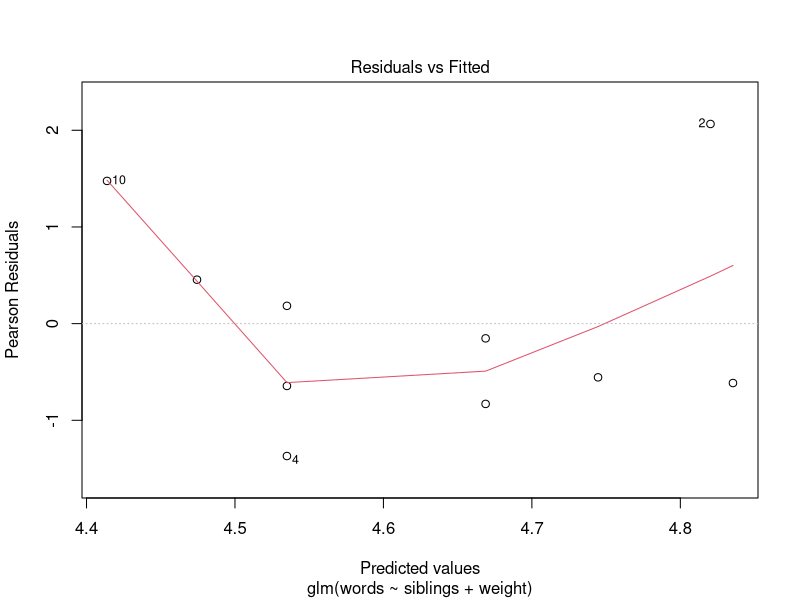
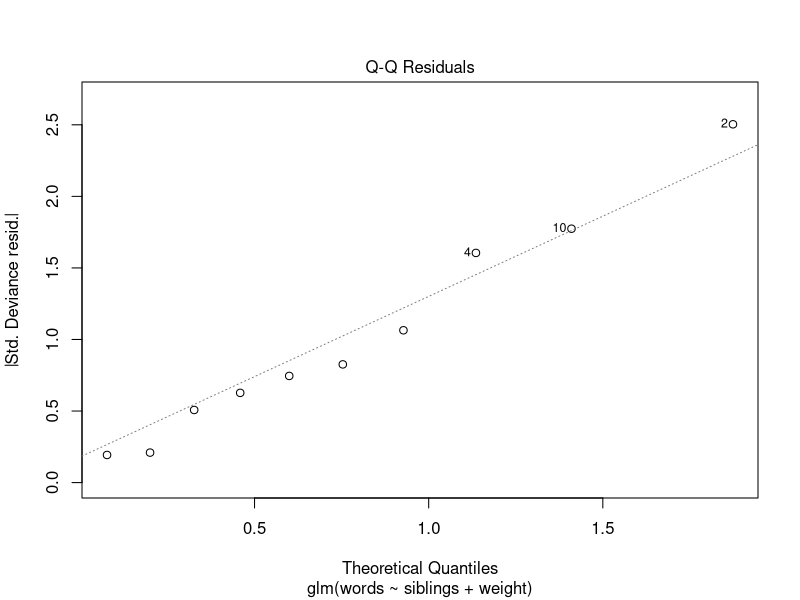
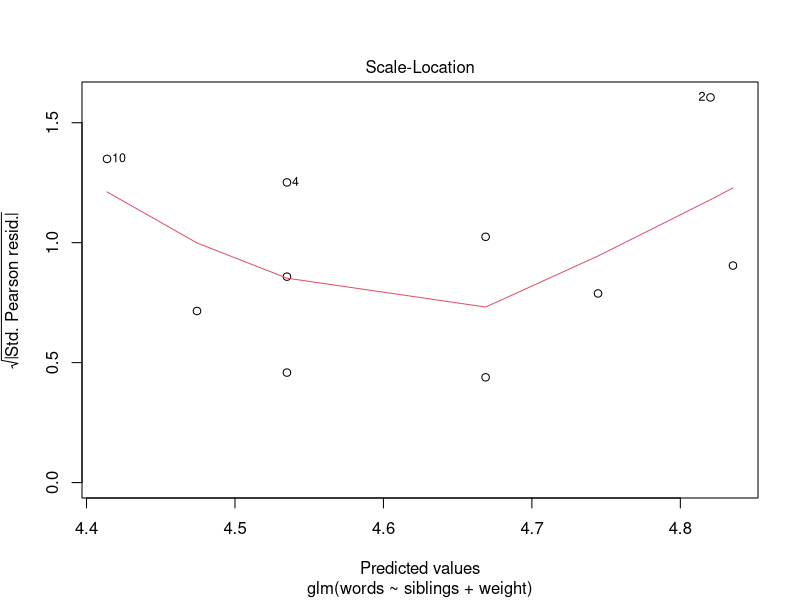
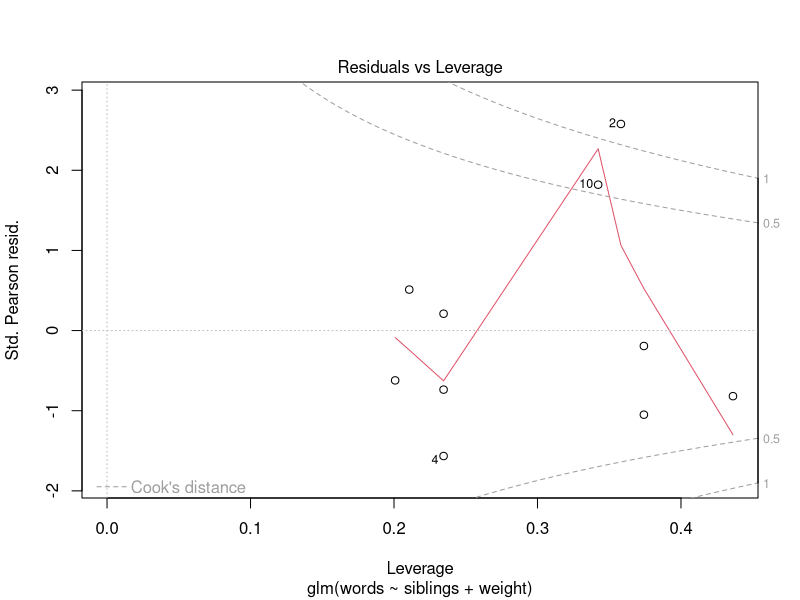

R code for these plots, in order: (Note: this script raises an error after producing the figures.)
#############################################################
#
#           STAT6090:GENERALISED LINEAR MODELS
#                   COMPUTER WORKSHOP 3
#                          2021/22
#
#############################################################

########################################################
########################################################
#
# 2. POISSON REGRESSION MODEL 
#         
########################################################
########################################################

########################################################
# 2.1 Words spoken by an 18 month old
########################################################


#####entering the data
words <- c(92,147,105,80,95,87,119,98,109,96)
weight <- c(30,75,25,50,50,50,80,25,50,10)
siblings <- c(0,1,1,0,0,0,1,1,1,0)

# Model with only an intercept
mod.null <- glm(words~1, family="poisson")
summary(mod.null)

# What is the expected value of the number of words under the null model?
exp(mod.null$coefficients)
# alternatively use the fitted values under the model produced by \textit{R}
mod.null$fitted.values

# Model that includes the siblings variable
mod.siblings <- glm(words~siblings, family="poisson")
summary(mod.siblings)

# Is the variable siblings significant in predicting the number of words?
# check the Z test for the variable
# What is expected increase in the number of words due to having siblings? Use the following command to answer the question
exp(mod.siblings$coefficients[2])

# Model including both the sibling and weight variables
mod.sw <- glm(words~siblings+weight, family="poisson")
summary(mod.sw)
anova(mod.siblings, mod.sw, test="LRT")

#profile likelihood
confint(mod.sw)

plot(mod.sw)

########################################################
# 2.2 Heart valve example
########################################################

#####entering the data
expand.grid(c(1,2), c(1,2))

# Now do the same with character vectors
Table <- expand.grid(c("aortic", "mitral"), c("<55", "55+"))
Table # Note that table with a lower case t is an R function, so it is better 
# to avoid using it as a variable name

# Construct a data frame with the factors, deaths and exposures
Table <- data.frame(Table, deaths=c(4, 1, 7, 9), exposure=c(1259, 2082, 1417, 1647))
Table
names(Table)[1:2] <- c("valve", "age") # Name the factors
Table$rate = Table$deaths/Table$exposure # Add rates to Table

attach(Table)

#model age.valve
mod.age.valve <- glm(deaths ~ valve + age + offset(log(exposure)), 
                       family = "poisson")

#expected death counts
predict(mod.age.valve, type="response")

#expected death rates
(1000/exposure)*predict(mod.age.valve, type="response")

#Rate ratio for valve
exp(coefficients(mod.age.valve)[2])

#deviance statistic
summary(mod.age.valve) # The residual deviance is the L^2 statistic
1-pchisq(3.2225, 1)

# To calculate the X^2 statistic, sum the squares of the Pearson residuals
sum(resid(heart.valve.fit, type = "pearson")^2)
1-pchisq(3.115138, 1)

###

#model valve
mod.valve <- glm(deaths ~ valve + offset(log(exposure)), 
                 family = "poisson")
summary(mod.valve)
1-pchisq(9.8857, 2)

#model age
mod.age <- glm(deaths ~ age + offset(log(exposure)), 
                     family = "poisson")
anova(mod.age,mod.age.valve, test="Chisq")
summary(mod.age)
1-pchisq(3.7897, 2)

########################################################
# 2.3 Lung cancer rates example
########################################################

#illustration of function rep
rep(5, 3)
rep(1:3, 3:1) # "1" is repeated 3 times, then "2" twice and then "3" once

########entering the data

city <- factor( rep(c( "1", "2", "3", "4" ), 6 ) )
city # c( "1", "2", "3", "4" ) is repeated 6 times

age <- factor( rep( c("1", "2", "3", "4", "5", "6"), c(4, 4, 4, 4, 4, 4) ) )
age
# The first element of c("1", "2", "3", "4", "5", "6") is repeated 4 times, then
# the second, etc. Note that c(4, 4, 4, 4, 4, 4) could be replaced by rep(4, 6)

# Vector of cancer cases, 1st row, 2nd row, etc
cancer.cases <- c(11, 13, 4, 5, 11, 6, 8, 7, 11, 15, 7, 10, 10, 10, 11, 14, 11,
                  12, 9, 8, 10, 2, 12, 7)

# Look at cancer cases as a matrix
matrix(cancer.cases, ncol = 4, byrow = T) # T is short for TRUE

# Vector of inhabitants, 1st row, 2nd row, etc
inhabitants <- c(3059, 2879, 3142, 2520, 800, 1083, 1050, 878, 710, 923, 895, 839,
                 581, 834, 702, 631, 509, 634, 535, 539, 605, 782, 659, 619)

# Look at inhabitants as a matrix
matrix(inhabitants,ncol = 4, byrow = T)

#checking margins
rowSums(matrix(cancer.cases, ncol = 4, byrow = T)) # T is short for TRUE
colSums(matrix(cancer.cases, ncol = 4, byrow = T)) # T is short for TRUE

#Observed rates per 1000 as a matrix
round( 
  matrix( (cancer.cases/inhabitants)*1000,ncol = 4, byrow = T ), 
  2)

############ fitting sequence of models

# CONSTANT RATES MODEL
lung.constant <- glm( cancer.cases ~ offset( log(inhabitants) ), family = "poisson" )
summary(lung.constant)

round( matrix( fitted(lung.constant), ncol = 4, byrow = T ), 2 )
round( matrix( ( fitted(lung.constant)/inhabitants )*1000, ncol = 4, byrow = T ), 2 )

  # Calculate X^2 in two different ways
sum( residuals(lung.constant, type = "pearson")^2 )
sum( ( cancer.cases-fitted(lung.constant) )^2 / fitted(lung.constant) )

# AGE EFFECTS MODEL
lung.age <- glm( cancer.cases ~ age + offset( log(inhabitants) ), family = "poisson" )
summary( lung.age)

round( matrix(fitted(lung.age), ncol = 4, byrow = T ), 2 )
round( matrix( (fitted(lung.age)/inhabitants)*1000, ncol = 4, byrow = T ), 2 )

X2.age <- sum(residuals(lung.age,type="pearson")^2); X2.age
1-pchisq(X2.age, 18)

anova(lung.constant, lung.age, test = "Chisq")

# CITY EFFECTS MODEL
lung.city <- glm( cancer.cases ~ city + offset( log(inhabitants) ), family = "poisson" )
summary(lung.city)

X2.city <- sum( residuals(lung.city,type="pearson")^2 ); X2.city

round( matrix( fitted(lung.city), ncol = 4, byrow = T ), 2 )
round( matrix( ( fitted(lung.city)/inhabitants )*1000, ncol = 4, byrow = T ), 2 )

# Compare the constant model with the city effects model

anova(lung.constant, lung.city, test = "Chisq")

# ADDITIVE EFFECTS MODEL, intercept and age1 = 0 and city1 = 0
lung.age.city <- glm( cancer.cases ~ age + city +
                                   offset( log(inhabitants) ), family = "poisson" )
summary(lung.age.city)

round( matrix( fitted(lung.age.city), ncol = 4, byrow = T ), 2 )
round( matrix( ( fitted(lung.age.city)/inhabitants )*1000, ncol=4,
               byrow=T ), 2 )

anova(lung.age, lung.age.city,test = "Chisq")

# SATURATED MODEL

lung.saturated1 <- glm( cancer.cases ~ age * city + offset( log(inhabitants) ),
                        family = "poisson" )
summary(lung.saturated1, corr = F)

round( matrix( fitted(lung.saturated1), ncol = 4, byrow = T ), 2 )
round( matrix( ( fitted(lung.saturated1)/inhabitants )*1000, ncol = 4, byrow = T ), 2 )

# We can compare each model with the saturated model

anova(lung.constant, lung.saturated1, test = "Chisq")
anova(lung.city, lung.saturated1, test = "Chisq")
anova(lung.age, lung.saturated1, test = "Chisq")
anova(lung.additive.intercept1, lung.saturated1, test = "Chisq")


########################################################
# 3 Loglinear models
########################################################

# As the factor values repeat, it is more practical to enter the data using the
# expand.grid function to create a data frame
# LETTERS[1:6] are the first 6 capital letters, i.e., A, B, C, D, E, F
berk.data <- expand.grid( admit = c( "yes", "no" ),
                          sex=c( "male", "female" ), dept = LETTERS[1:6] )
berk.data

# Build a data frame by combining the existing data frame with a vector of counts
berk.data <- cbind.data.frame(berk.data, count = c(512, 313, 89, 19, 353, 207, 17,
                                                   8, 120, 205, 202, 391,138, 279, 131, 244, 53,138, 94, 299, 22, 351, 24, 317 ))
berk.data

# Note that expand.grid automatically defines admit, sex and dept as factors with
# the levels ordered as given rather than alphabetically
attributes(berk.data$admit) 
attributes(berk.data$sex) 
attributes(berk.data$dept)

# Display the counts in an array format
berk.table <- array(berk.data$count, dim = c(2,2,6), 
                    dimnames = list(admit=c("yes","no"),sex=c("male","female"),
                                    dept=LETTERS[1:6]))
berk.table



######################################
# Mutual independence model
######################################

fit.mutual <- glm( count ~ admit + sex + dept, family = poisson, data=berk.data)
summary( fit.mutual) 


######################################
# Joint independence model 
######################################


fit.sa <- glm( count ~ sex + admit + dept + sex:admit, family = poisson, data=berk.data)
summary(fit.sa)

#Instead of indicating all the terms in this model, you could fit the same model 
#specifying only the generating class 
fit.sa <- glm( count ~ sex*admit+dept, family = poisson, data=berk.data)
summary(fit.sa)


fit.da <- glm( count ~ admit + sex + dept + dept:admit, family = poisson, data=berk.data)
summary(fit.da)

fit.ds <- glm( count ~ admit + sex + dept + dept:sex, family = poisson, data=berk.data)
summary(fit.ds)


######################################
#Conditional independence models
######################################

fit.ds.da <- glm( count ~ dept*sex + dept*admit, family = poisson, data=berk.data)
summary(fit.ds.da)

fit.ds.sa <- glm( count ~ dept*sex + sex*admit, family = poisson, data=berk.data)
summary( fit.ds.sa)

fit.sa.da <- glm( count ~ sex*admit + dept*admit, family = poisson, data=berk.data)
summary( fit.sa.da )

######################################
# Homogeneous association model
######################################

fit.all.pairs <- glm( count ~ (sex + dept + admit)^2, family = poisson, data=berk.data)
summary(fit.all.pairs)


######################################
# Saturated model
######################################


fit.saturated<- glm(count ~ dept*sex*admit, family = poisson, data=berk.data)
summary( fit.saturated)

fitted.saturated<- array(fitted(fit.saturated), dim = c(2,2,6), dimnames=dimnames(berk.table))
#notice that the saturated model fits perfectly the data!
fitted.saturated - berk.table


######################################
# Deviance table
######################################


dev.mod <- function(model){
  temp <- anova(model, fit.saturated, test = "LRT")
  c(round(temp$Deviance[2],2),temp$Df[2])
}

res <- NULL
models <- c("fit.all.pairs","fit.ds.sa","fit.sa.da","fit.ds.da","fit.da", "fit.ds","fit.sa","fit.mutual")
#models <- c(fit.all.pairs,fit.ds.sa,fit.sa.da,fit.ds.da,fit.da, fit.ds,fit.sa,fit.mutual)
for (i in 1:length(models))
  res <- rbind(res,dev.mod(get(models[i])))

res <- data.frame(models, res)
colnames(res) <- c("Model", "Deviance", "Df")
res

######################################
# Residual diagnostics
######################################


# Reconsider the model of sex & admission conditionally independent given department
# Investigate lack of fit using residual diagnostics
# As R does not calculate those automatically, we will first calculate 
# the pearson residuals and then divide them by the leverage h

pearson.resids <- residuals( fit.ds.da, type = "pearson" )
h <- lm.influence( fit.ds.da )$hat
adj.residuals <- pearson.resids / sqrt( 1 - h )
round(array(adj.residuals, dim = c(2,2,6), dimnames = dimnames(berk.table)),2)


# Calculate observed odds ratios for each department
or <- matrix(NA,6,1)
for(i in 1:6) or[i] <-  berk.table[1,1,i] * berk.table[2,2,i] /
                       (berk.table[1,2,i] * berk.table[2,1,i]) 
or


# Create new dataset excluding department A
berk.data.new <- berk.data[berk.data$dept!="A",]
# Fit the model SEX & ADMISSION CONDITIONALLY INDEPENDENT, GIVEN DEPARTMENT
# dept*sex + dept*admit = dept*(sex + admit) MODEL
fit.ds.da.new <- glm( count ~ dept*sex + dept*admit,
                      family = poisson , data=berk.data.new)
summary( fit.ds.da.new)
fit.saturated.new<- glm( count ~ dept*sex*admit, family = poisson, data=berk.data.new )
summary( fit.saturated.new )
anova(fit.ds.da.new,fit.saturated.new, test="LRT")


#Understanding the association between sex, admissions and department (B-F) 
obs <- array( berk.data.new$count, dim = c(2,2,5), dimnames =
                list(admit=c( "yes", "no" ), sex=c( "male", "female" ), 
                     dept=LETTERS[2:6]))
prop.table(apply(obs,c(1,3),sum),2) # Conditional distribution of admission given department
prop.table(apply(obs,c(2,3),sum),2) # Conditional distribution of sex given department
prop.table(apply(obs,c(1,2),sum),2) # Conditional distribution of admissions given sex
